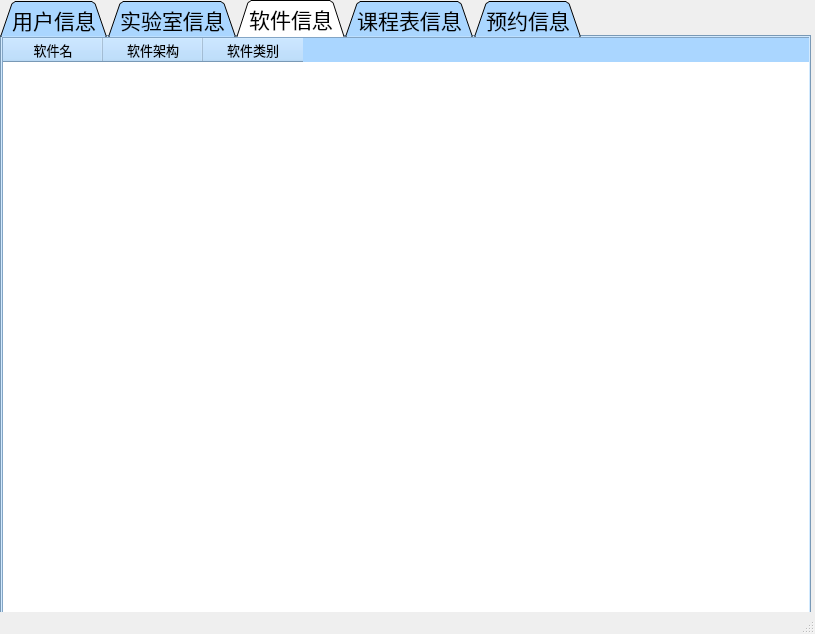
<?xml version="1.0" encoding="UTF-8"?>
<ui version="4.0">
 <class>LabManagerSystem</class>
 <widget class="QMainWindow" name="LabManagerSystem">
  <property name="enabled">
   <bool>true</bool>
  </property>
  <property name="geometry">
   <rect>
    <x>0</x>
    <y>0</y>
    <width>815</width>
    <height>634</height>
   </rect>
  </property>
  <property name="windowTitle">
   <string>实验室管理平台</string>
  </property>
  <widget class="QWidget" name="centralwidget">
   <widget class="QTabWidget" name="tabWidget">
    <property name="geometry">
     <rect>
      <x>0</x>
      <y>0</y>
      <width>811</width>
      <height>631</height>
     </rect>
    </property>
    <property name="sizePolicy">
     <sizepolicy hsizetype="Preferred" vsizetype="Preferred">
      <horstretch>0</horstretch>
      <verstretch>0</verstretch>
     </sizepolicy>
    </property>
    <property name="palette">
     <palette>
      <active>
       <colorrole role="WindowText">
        <brush brushstyle="SolidPattern">
         <color alpha="255">
          <red>0</red>
          <green>0</green>
          <blue>0</blue>
         </color>
        </brush>
       </colorrole>
       <colorrole role="Button">
        <brush brushstyle="SolidPattern">
         <color alpha="255">
          <red>170</red>
          <green>214</green>
          <blue>255</blue>
         </color>
        </brush>
       </colorrole>
       <colorrole role="Light">
        <brush brushstyle="SolidPattern">
         <color alpha="255">
          <red>255</red>
          <green>255</green>
          <blue>255</blue>
         </color>
        </brush>
       </colorrole>
       <colorrole role="Midlight">
        <brush brushstyle="SolidPattern">
         <color alpha="255">
          <red>212</red>
          <green>234</green>
          <blue>255</blue>
         </color>
        </brush>
       </colorrole>
       <colorrole role="Dark">
        <brush brushstyle="SolidPattern">
         <color alpha="255">
          <red>85</red>
          <green>107</green>
          <blue>127</blue>
         </color>
        </brush>
       </colorrole>
       <colorrole role="Mid">
        <brush brushstyle="SolidPattern">
         <color alpha="255">
          <red>113</red>
          <green>143</green>
          <blue>170</blue>
         </color>
        </brush>
       </colorrole>
       <colorrole role="Text">
        <brush brushstyle="SolidPattern">
         <color alpha="255">
          <red>0</red>
          <green>0</green>
          <blue>0</blue>
         </color>
        </brush>
       </colorrole>
       <colorrole role="BrightText">
        <brush brushstyle="SolidPattern">
         <color alpha="255">
          <red>255</red>
          <green>255</green>
          <blue>255</blue>
         </color>
        </brush>
       </colorrole>
       <colorrole role="ButtonText">
        <brush brushstyle="SolidPattern">
         <color alpha="255">
          <red>0</red>
          <green>0</green>
          <blue>0</blue>
         </color>
        </brush>
       </colorrole>
       <colorrole role="Base">
        <brush brushstyle="SolidPattern">
         <color alpha="255">
          <red>255</red>
          <green>255</green>
          <blue>255</blue>
         </color>
        </brush>
       </colorrole>
       <colorrole role="Window">
        <brush brushstyle="SolidPattern">
         <color alpha="255">
          <red>170</red>
          <green>214</green>
          <blue>255</blue>
         </color>
        </brush>
       </colorrole>
       <colorrole role="Shadow">
        <brush brushstyle="SolidPattern">
         <color alpha="255">
          <red>0</red>
          <green>0</green>
          <blue>0</blue>
         </color>
        </brush>
       </colorrole>
       <colorrole role="AlternateBase">
        <brush brushstyle="SolidPattern">
         <color alpha="255">
          <red>212</red>
          <green>234</green>
          <blue>255</blue>
         </color>
        </brush>
       </colorrole>
       <colorrole role="ToolTipBase">
        <brush brushstyle="SolidPattern">
         <color alpha="255">
          <red>255</red>
          <green>255</green>
          <blue>220</blue>
         </color>
        </brush>
       </colorrole>
       <colorrole role="ToolTipText">
        <brush brushstyle="SolidPattern">
         <color alpha="255">
          <red>0</red>
          <green>0</green>
          <blue>0</blue>
         </color>
        </brush>
       </colorrole>
       <colorrole role="PlaceholderText">
        <brush brushstyle="SolidPattern">
         <color alpha="128">
          <red>0</red>
          <green>0</green>
          <blue>0</blue>
         </color>
        </brush>
       </colorrole>
      </active>
      <inactive>
       <colorrole role="WindowText">
        <brush brushstyle="SolidPattern">
         <color alpha="255">
          <red>0</red>
          <green>0</green>
          <blue>0</blue>
         </color>
        </brush>
       </colorrole>
       <colorrole role="Button">
        <brush brushstyle="SolidPattern">
         <color alpha="255">
          <red>170</red>
          <green>214</green>
          <blue>255</blue>
         </color>
        </brush>
       </colorrole>
       <colorrole role="Light">
        <brush brushstyle="SolidPattern">
         <color alpha="255">
          <red>255</red>
          <green>255</green>
          <blue>255</blue>
         </color>
        </brush>
       </colorrole>
       <colorrole role="Midlight">
        <brush brushstyle="SolidPattern">
         <color alpha="255">
          <red>212</red>
          <green>234</green>
          <blue>255</blue>
         </color>
        </brush>
       </colorrole>
       <colorrole role="Dark">
        <brush brushstyle="SolidPattern">
         <color alpha="255">
          <red>85</red>
          <green>107</green>
          <blue>127</blue>
         </color>
        </brush>
       </colorrole>
       <colorrole role="Mid">
        <brush brushstyle="SolidPattern">
         <color alpha="255">
          <red>113</red>
          <green>143</green>
          <blue>170</blue>
         </color>
        </brush>
       </colorrole>
       <colorrole role="Text">
        <brush brushstyle="SolidPattern">
         <color alpha="255">
          <red>0</red>
          <green>0</green>
          <blue>0</blue>
         </color>
        </brush>
       </colorrole>
       <colorrole role="BrightText">
        <brush brushstyle="SolidPattern">
         <color alpha="255">
          <red>255</red>
          <green>255</green>
          <blue>255</blue>
         </color>
        </brush>
       </colorrole>
       <colorrole role="ButtonText">
        <brush brushstyle="SolidPattern">
         <color alpha="255">
          <red>0</red>
          <green>0</green>
          <blue>0</blue>
         </color>
        </brush>
       </colorrole>
       <colorrole role="Base">
        <brush brushstyle="SolidPattern">
         <color alpha="255">
          <red>255</red>
          <green>255</green>
          <blue>255</blue>
         </color>
        </brush>
       </colorrole>
       <colorrole role="Window">
        <brush brushstyle="SolidPattern">
         <color alpha="255">
          <red>170</red>
          <green>214</green>
          <blue>255</blue>
         </color>
        </brush>
       </colorrole>
       <colorrole role="Shadow">
        <brush brushstyle="SolidPattern">
         <color alpha="255">
          <red>0</red>
          <green>0</green>
          <blue>0</blue>
         </color>
        </brush>
       </colorrole>
       <colorrole role="AlternateBase">
        <brush brushstyle="SolidPattern">
         <color alpha="255">
          <red>212</red>
          <green>234</green>
          <blue>255</blue>
         </color>
        </brush>
       </colorrole>
       <colorrole role="ToolTipBase">
        <brush brushstyle="SolidPattern">
         <color alpha="255">
          <red>255</red>
          <green>255</green>
          <blue>220</blue>
         </color>
        </brush>
       </colorrole>
       <colorrole role="ToolTipText">
        <brush brushstyle="SolidPattern">
         <color alpha="255">
          <red>0</red>
          <green>0</green>
          <blue>0</blue>
         </color>
        </brush>
       </colorrole>
       <colorrole role="PlaceholderText">
        <brush brushstyle="SolidPattern">
         <color alpha="128">
          <red>0</red>
          <green>0</green>
          <blue>0</blue>
         </color>
        </brush>
       </colorrole>
      </inactive>
      <disabled>
       <colorrole role="WindowText">
        <brush brushstyle="SolidPattern">
         <color alpha="255">
          <red>85</red>
          <green>107</green>
          <blue>127</blue>
         </color>
        </brush>
       </colorrole>
       <colorrole role="Button">
        <brush brushstyle="SolidPattern">
         <color alpha="255">
          <red>170</red>
          <green>214</green>
          <blue>255</blue>
         </color>
        </brush>
       </colorrole>
       <colorrole role="Light">
        <brush brushstyle="SolidPattern">
         <color alpha="255">
          <red>255</red>
          <green>255</green>
          <blue>255</blue>
         </color>
        </brush>
       </colorrole>
       <colorrole role="Midlight">
        <brush brushstyle="SolidPattern">
         <color alpha="255">
          <red>212</red>
          <green>234</green>
          <blue>255</blue>
         </color>
        </brush>
       </colorrole>
       <colorrole role="Dark">
        <brush brushstyle="SolidPattern">
         <color alpha="255">
          <red>85</red>
          <green>107</green>
          <blue>127</blue>
         </color>
        </brush>
       </colorrole>
       <colorrole role="Mid">
        <brush brushstyle="SolidPattern">
         <color alpha="255">
          <red>113</red>
          <green>143</green>
          <blue>170</blue>
         </color>
        </brush>
       </colorrole>
       <colorrole role="Text">
        <brush brushstyle="SolidPattern">
         <color alpha="255">
          <red>85</red>
          <green>107</green>
          <blue>127</blue>
         </color>
        </brush>
       </colorrole>
       <colorrole role="BrightText">
        <brush brushstyle="SolidPattern">
         <color alpha="255">
          <red>255</red>
          <green>255</green>
          <blue>255</blue>
         </color>
        </brush>
       </colorrole>
       <colorrole role="ButtonText">
        <brush brushstyle="SolidPattern">
         <color alpha="255">
          <red>85</red>
          <green>107</green>
          <blue>127</blue>
         </color>
        </brush>
       </colorrole>
       <colorrole role="Base">
        <brush brushstyle="SolidPattern">
         <color alpha="255">
          <red>170</red>
          <green>214</green>
          <blue>255</blue>
         </color>
        </brush>
       </colorrole>
       <colorrole role="Window">
        <brush brushstyle="SolidPattern">
         <color alpha="255">
          <red>170</red>
          <green>214</green>
          <blue>255</blue>
         </color>
        </brush>
       </colorrole>
       <colorrole role="Shadow">
        <brush brushstyle="SolidPattern">
         <color alpha="255">
          <red>0</red>
          <green>0</green>
          <blue>0</blue>
         </color>
        </brush>
       </colorrole>
       <colorrole role="AlternateBase">
        <brush brushstyle="SolidPattern">
         <color alpha="255">
          <red>170</red>
          <green>214</green>
          <blue>255</blue>
         </color>
        </brush>
       </colorrole>
       <colorrole role="ToolTipBase">
        <brush brushstyle="SolidPattern">
         <color alpha="255">
          <red>255</red>
          <green>255</green>
          <blue>220</blue>
         </color>
        </brush>
       </colorrole>
       <colorrole role="ToolTipText">
        <brush brushstyle="SolidPattern">
         <color alpha="255">
          <red>0</red>
          <green>0</green>
          <blue>0</blue>
         </color>
        </brush>
       </colorrole>
       <colorrole role="PlaceholderText">
        <brush brushstyle="SolidPattern">
         <color alpha="128">
          <red>0</red>
          <green>0</green>
          <blue>0</blue>
         </color>
        </brush>
       </colorrole>
      </disabled>
     </palette>
    </property>
    <property name="font">
     <font>
      <family>Arial</family>
      <pointsize>16</pointsize>
     </font>
    </property>
    <property name="layoutDirection">
     <enum>Qt::LeftToRight</enum>
    </property>
    <property name="tabPosition">
     <enum>QTabWidget::North</enum>
    </property>
    <property name="tabShape">
     <enum>QTabWidget::Triangular</enum>
    </property>
    <property name="currentIndex">
     <number>2</number>
    </property>
    <property name="iconSize">
     <size>
      <width>30</width>
      <height>30</height>
     </size>
    </property>
    <property name="elideMode">
     <enum>Qt::ElideNone</enum>
    </property>
    <property name="movable">
     <bool>false</bool>
    </property>
    <widget class="QWidget" name="user_information">
     <attribute name="title">
      <string>用户信息</string>
     </attribute>
     <widget class="QLabel" name="label_2">
      <property name="geometry">
       <rect>
        <x>10</x>
        <y>50</y>
        <width>81</width>
        <height>32</height>
       </rect>
      </property>
      <property name="text">
       <string>账号：</string>
      </property>
     </widget>
     <widget class="QLabel" name="label_3">
      <property name="geometry">
       <rect>
        <x>10</x>
        <y>100</y>
        <width>108</width>
        <height>32</height>
       </rect>
      </property>
      <property name="text">
       <string>教师号：</string>
      </property>
     </widget>
     <widget class="QLabel" name="label_4">
      <property name="geometry">
       <rect>
        <x>10</x>
        <y>150</y>
        <width>135</width>
        <height>32</height>
       </rect>
      </property>
      <property name="text">
       <string>教师姓名：</string>
      </property>
     </widget>
     <widget class="QLabel" name="label_5">
      <property name="geometry">
       <rect>
        <x>10</x>
        <y>200</y>
        <width>135</width>
        <height>32</height>
       </rect>
      </property>
      <property name="text">
       <string>所属学院：</string>
      </property>
     </widget>
     <widget class="QLabel" name="label_6">
      <property name="geometry">
       <rect>
        <x>10</x>
        <y>250</y>
        <width>162</width>
        <height>32</height>
       </rect>
      </property>
      <property name="text">
       <string>管理员权限：</string>
      </property>
     </widget>
     <widget class="QLabel" name="label_8">
      <property name="geometry">
       <rect>
        <x>130</x>
        <y>50</y>
        <width>86</width>
        <height>32</height>
       </rect>
      </property>
      <property name="text">
       <string>Default</string>
      </property>
     </widget>
     <widget class="QLabel" name="label_9">
      <property name="geometry">
       <rect>
        <x>130</x>
        <y>100</y>
        <width>86</width>
        <height>32</height>
       </rect>
      </property>
      <property name="text">
       <string>Default</string>
      </property>
     </widget>
     <widget class="QLabel" name="label_10">
      <property name="geometry">
       <rect>
        <x>140</x>
        <y>150</y>
        <width>86</width>
        <height>32</height>
       </rect>
      </property>
      <property name="text">
       <string>Default</string>
      </property>
     </widget>
     <widget class="QLabel" name="label_11">
      <property name="geometry">
       <rect>
        <x>140</x>
        <y>200</y>
        <width>86</width>
        <height>32</height>
       </rect>
      </property>
      <property name="text">
       <string>Default</string>
      </property>
     </widget>
     <widget class="QLabel" name="label_12">
      <property name="geometry">
       <rect>
        <x>170</x>
        <y>250</y>
        <width>86</width>
        <height>32</height>
       </rect>
      </property>
      <property name="text">
       <string>Default</string>
      </property>
     </widget>
     <widget class="QLabel" name="label">
      <property name="geometry">
       <rect>
        <x>10</x>
        <y>10</y>
        <width>108</width>
        <height>32</height>
       </rect>
      </property>
      <property name="text">
       <string>用户名：</string>
      </property>
     </widget>
     <widget class="QLabel" name="label_7">
      <property name="geometry">
       <rect>
        <x>130</x>
        <y>10</y>
        <width>86</width>
        <height>32</height>
       </rect>
      </property>
      <property name="text">
       <string>Default</string>
      </property>
     </widget>
    </widget>
    <widget class="QWidget" name="tab_2">
     <attribute name="title">
      <string>实验室信息</string>
     </attribute>
     <widget class="QTableWidget" name="tableWidget">
      <property name="geometry">
       <rect>
        <x>0</x>
        <y>0</y>
        <width>811</width>
        <height>571</height>
       </rect>
      </property>
      <property name="sizePolicy">
       <sizepolicy hsizetype="Fixed" vsizetype="Fixed">
        <horstretch>0</horstretch>
        <verstretch>0</verstretch>
       </sizepolicy>
      </property>
      <property name="font">
       <font>
        <family>Arial</family>
        <pointsize>10</pointsize>
       </font>
      </property>
      <property name="frameShape">
       <enum>QFrame::StyledPanel</enum>
      </property>
      <property name="verticalScrollBarPolicy">
       <enum>Qt::ScrollBarAlwaysOn</enum>
      </property>
      <property name="sizeAdjustPolicy">
       <enum>QAbstractScrollArea::AdjustIgnored</enum>
      </property>
      <property name="showGrid">
       <bool>true</bool>
      </property>
      <property name="gridStyle">
       <enum>Qt::SolidLine</enum>
      </property>
      <property name="cornerButtonEnabled">
       <bool>true</bool>
      </property>
      <property name="rowCount">
       <number>0</number>
      </property>
      <property name="columnCount">
       <number>7</number>
      </property>
      <column>
       <property name="text">
        <string>实验室名称</string>
       </property>
      </column>
      <column>
       <property name="text">
        <string>地点</string>
       </property>
      </column>
      <column>
       <property name="text">
        <string>管理员</string>
       </property>
      </column>
      <column>
       <property name="text">
        <string>配置信息</string>
       </property>
      </column>
      <column>
       <property name="text">
        <string>拥有软件</string>
       </property>
      </column>
      <column>
       <property name="text">
        <string>面积（平方米）</string>
       </property>
      </column>
      <column>
       <property name="text">
        <string>可容纳人数</string>
       </property>
      </column>
     </widget>
    </widget>
    <widget class="QWidget" name="tab_3">
     <attribute name="title">
      <string>软件信息</string>
     </attribute>
     <widget class="QTableWidget" name="tableWidget_2">
      <property name="geometry">
       <rect>
        <x>0</x>
        <y>0</y>
        <width>821</width>
        <height>581</height>
       </rect>
      </property>
      <property name="font">
       <font>
        <family>Arial</family>
        <pointsize>10</pointsize>
       </font>
      </property>
      <property name="columnCount">
       <number>3</number>
      </property>
      <column>
       <property name="text">
        <string>软件名</string>
       </property>
      </column>
      <column>
       <property name="text">
        <string>软件架构</string>
       </property>
      </column>
      <column>
       <property name="text">
        <string>软件类别</string>
       </property>
      </column>
     </widget>
    </widget>
    <widget class="QWidget" name="tab_4">
     <attribute name="title">
      <string>课程表信息</string>
     </attribute>
     <widget class="QTableWidget" name="tableWidget_3">
      <property name="geometry">
       <rect>
        <x>0</x>
        <y>0</y>
        <width>811</width>
        <height>581</height>
       </rect>
      </property>
      <property name="font">
       <font>
        <family>Arial</family>
        <pointsize>10</pointsize>
       </font>
      </property>
      <property name="columnCount">
       <number>6</number>
      </property>
      <column>
       <property name="text">
        <string>课程名</string>
       </property>
      </column>
      <column>
       <property name="text">
        <string>授课老师</string>
       </property>
      </column>
      <column>
       <property name="text">
        <string>开课院系</string>
       </property>
      </column>
      <column>
       <property name="text">
        <string>实验室</string>
       </property>
      </column>
      <column>
       <property name="text">
        <string>学时</string>
       </property>
      </column>
      <column>
       <property name="text">
        <string>学生数</string>
       </property>
      </column>
     </widget>
    </widget>
    <widget class="QWidget" name="tab_5">
     <attribute name="title">
      <string>预约信息</string>
     </attribute>
     <widget class="QTableWidget" name="tableWidget_4">
      <property name="geometry">
       <rect>
        <x>0</x>
        <y>0</y>
        <width>811</width>
        <height>581</height>
       </rect>
      </property>
      <property name="font">
       <font>
        <family>Arial</family>
        <pointsize>10</pointsize>
       </font>
      </property>
      <property name="columnCount">
       <number>7</number>
      </property>
      <column>
       <property name="text">
        <string>预约教师</string>
       </property>
      </column>
      <column>
       <property name="text">
        <string>预约实验室</string>
       </property>
      </column>
      <column>
       <property name="text">
        <string>预约用途</string>
       </property>
      </column>
      <column>
       <property name="text">
        <string>开始时间</string>
       </property>
      </column>
      <column>
       <property name="text">
        <string>结束时间</string>
       </property>
      </column>
      <column>
       <property name="text">
        <string>教师联系方式</string>
       </property>
      </column>
      <column>
       <property name="text">
        <string>预约结果</string>
       </property>
      </column>
     </widget>
    </widget>
   </widget>
  </widget>
  <widget class="QStatusBar" name="statusbar"/>
 </widget>
 <resources/>
 <connections/>
</ui>
